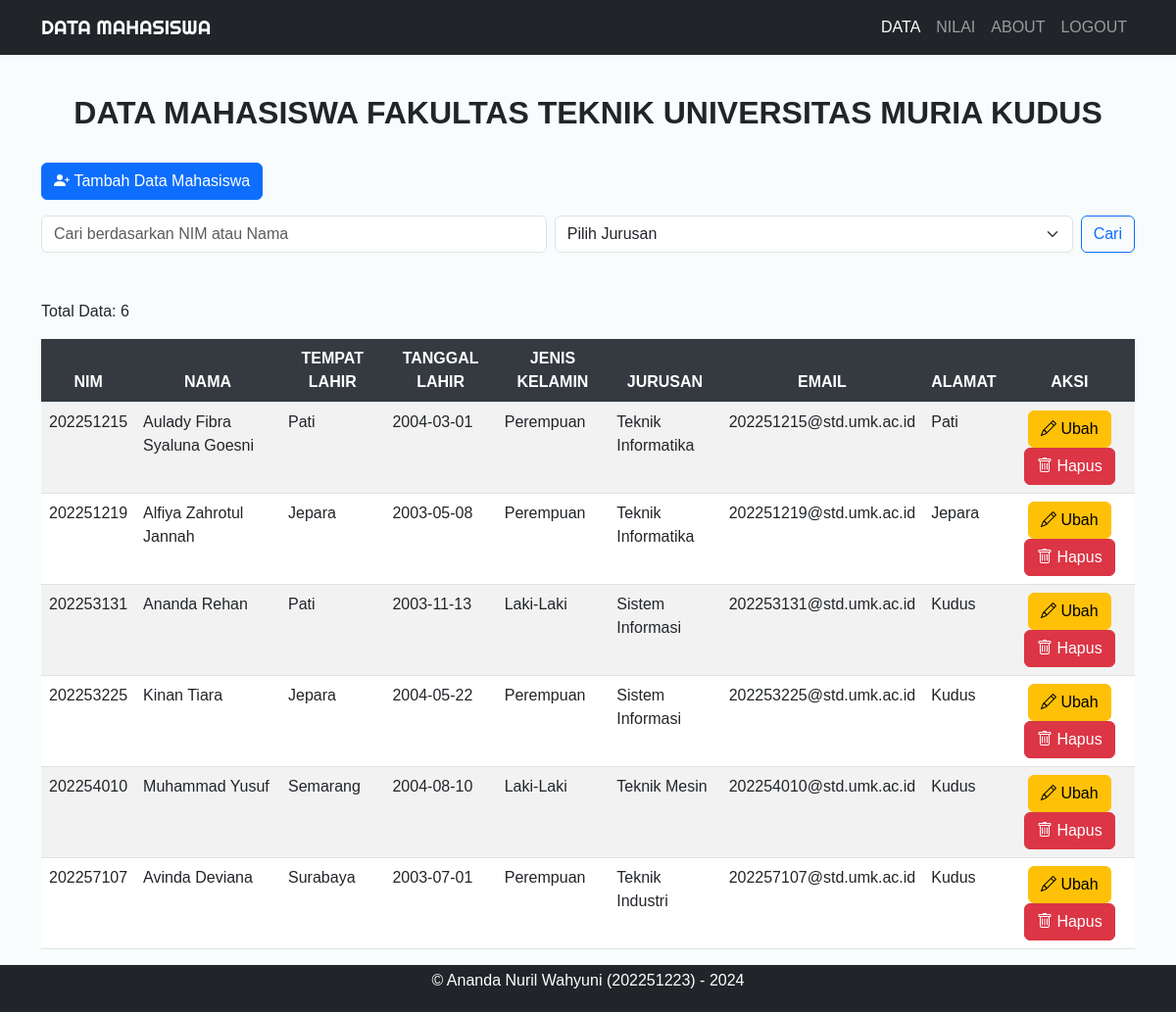
The page /data_mahasiswa/index.php (signed in) on the database its author committed.
### tables this page shows
CREATE TABLE `students` (
  `nim` int(9) NOT NULL,
  `nama` varchar(255) NOT NULL,
  `tempat_lahir` varchar(255) NOT NULL,
  `tanggal_lahir` date NOT NULL,
  `jenis_kelamin` enum('Laki-Laki','Perempuan') NOT NULL,
  `jurusan` varchar(255) NOT NULL,
  `email` varchar(255) NOT NULL,
  `alamat` text NOT NULL
);

### data_mahasiswa/index.php (the view, shortened to what this page needs)
<?php
require 'fungsi.php';
$queryCondition = "1=1";
$query = "SELECT * FROM students WHERE $queryCondition";
$result = mysqli_query($koneksi, $query);
$countQuery = "SELECT COUNT(*) as total FROM students WHERE $queryCondition";
$countResult = mysqli_query($koneksi, $countQuery);
$countData = mysqli_fetch_assoc($countResult);
$totalData = $countData['total'];
?>
<!DOCTYPE html>
<html lang="en">
<head>
    <link href="https://cdn.jsdelivr.net/npm/bootstrap@5.3.3/dist/css/bootstrap.min.css" rel="stylesheet"
>
    <link rel="stylesheet" href="https://cdn.jsdelivr.net/npm/bootstrap-icons@1.11.3/font/bootstrap-icons.min.css">
    <link rel="stylesheet" href="https://cdnjs.cloudflare.com/ajax/libs/twitter-bootstrap/5.3.0/css/bootstrap.min.css">
    <link rel="stylesheet" href="https://cdn.datatables.net/2.0.8/css/dataTables.bootstrap5.css">
    <link rel="stylesheet" href="css/style.css">
</head>
<body>
<nav class="navbar navbar-expand-lg navbar-dark bg-dark text-uppercase fixed-top">
    <div class="container">
        <a class="navbar-brand" href="#">DATA MAHASISWA</a>
        <div class="collapse navbar-collapse" id="navbarNav">
            <ul class="navbar-nav ms-auto">
                <li class="nav-item">
                    <a class="nav-link data" href="index.php">Data</a>
                </li>
                <li class="nav-item">
                    <a class="nav-link" href="nilai.php">Nilai</a>
                </li>
                <li class="nav-item">
                    <a class="nav-link" href="about.php">About</a>
                </li>
                <li class="nav-item">
                    <a class="nav-link" href="logout.php">Logout</a>
                </li>
            </ul>
        </div>
    </div>
</nav>
<div class="container mt-5 pt-4">
    <div class="row">
        <div class="col-md">
            <br>
            <h2 class="text-uppercase text-center fw-bold">DATA MAHASISWA FAKULTAS TEKNIK UNIVERSITAS MURIA KUDUS</h2>
        </div>
    </div>
    <div class="row mt-4">
        <div class="col-md">
            <a href="tambah.php" class="btn btn-primary"><i class="bi bi-person-plus-fill"></i>&nbsp;Tambah Data Mahasiswa</a>
        </div>
    </div>
    <div class="row my-3">
        <div class="col-md">
            <form action="index.php" method="get" class="d-flex">
                <input class="form-control me-2" type="search" name="keyword" placeholder="Cari berdasarkan NIM atau Nama" aria-label="Search" value="<?= isset($_GET['keyword']) ? $_GET['keyword'] : '' ?>">
                <select class="form-select me-2" name="jurusan" aria-label="Jurusan">
                    <option value="">Pilih Jurusan</option>
                </select>
                <button class="btn btn-outline-primary" type="submit">Cari</button>
            </form>
        </div>
    </div>
    <div class="row my-5">
        <div class="col-md">
            <p>Total Data: <?= $totalData; ?></p>
            <table id="example" class="table table-striped" style="width:100%">
                <thead>
                <tr>
                    <th>NIM</th>
                    <th>Nama</th>
                    <th>Tempat Lahir</th>
                    <th>Tanggal Lahir</th>
                    <th>Jenis Kelamin</th>
                    <th>Jurusan</th>
                    <th>Email</th>
                    <th>Alamat</th>
                    <th class="table-actions">Aksi</th>
                </tr>
                </thead>
                <tbody>
                <?php while ($row = mysqli_fetch_assoc($result)) : ?>
                    <tr>
                        <td><?= $row['nim']; ?></td>
                        <td><?= $row['nama']; ?></td>
                        <td><?= $row['tempat_lahir']; ?></td>
                        <td><?= $row['tanggal_lahir']; ?></td>
                        <td><?= $row['jenis_kelamin']; ?></td>
                        <td><?= $row['jurusan']; ?></td>
                        <td><?= $row['email']; ?></td>
                        <td><?= $row['alamat']; ?></td>
                        <td class="table-actions">
                            <a href="ubah.php?nim=<?= $row['nim']; ?>" class="btn btn-warning"><i class="bi bi-pencil"></i>&nbsp;Ubah</a>
                            <a href="hapus.php?nim=<?= $row['nim']; ?>" class="btn btn-danger" onclick="return confirm('Apakah Anda yakin ingin menghapus data ini?');"><i class="bi bi-trash"></i>&nbsp;Hapus</a>
                        </td>
                    </tr>
                <?php endwhile; ?>
                </tbody>
            </table>
        </div>
    </div>
</div>
<footer class="container-fluid bg-dark text-white text-center py-1 fixed-bottom">
    <p>&copy; Ananda Nuril Wahyuni (202251223) - 2024</p>
</footer>
</body>
</html>

### data_mahasiswa/css/style.css (style rules this page uses)
.navbar-brand { font-family: 'Righteous', cursive; }
.nav-link.data { color: white !important; }
body { font-family: 'Gill Sans', 'Gill Sans MT', 'Calibri', 'Trebucket MS', sans-serif; background-color: #f8fcfc; }
footer { padding: 8px, 0; }
th { text-align: center; }
.table-actions { text-align: center; }
.table thead th { background-color: #343a40; color: #ffffff; border-color: #dee2e6; text-align: center; text-transform: uppercase; }

### rows shown on the page
students: nim "202251215", nama "Aulady Fibra Syaluna Goesni", tempat_lahir "Pati", tanggal_lahir "2004-03-01", jenis_kelamin "Perempuan", jurusan "Teknik Informatika", email "202251215@std.umk.ac.id", alamat "Pati"
students: nim "202251219", nama "Alfiya Zahrotul Jannah", tempat_lahir "Jepara", tanggal_lahir "2003-05-08", jenis_kelamin "Perempuan", jurusan "Teknik Informatika", email "202251219@std.umk.ac.id", alamat "Jepara"
students: nim "202253131", nama "Ananda Rehan", tempat_lahir "Pati", tanggal_lahir "2003-11-13", jenis_kelamin "Laki-Laki", jurusan "Sistem Informasi", email "202253131@std.umk.ac.id", alamat "Kudus"
students: nim "202253225", nama "Kinan Tiara", tempat_lahir "Jepara", tanggal_lahir "2004-05-22", jenis_kelamin "Perempuan", jurusan "Sistem Informasi", email "202253225@std.umk.ac.id", alamat "Kudus"
students: nim "202254010", nama "Muhammad Yusuf", tempat_lahir "Semarang", tanggal_lahir "2004-08-10", jenis_kelamin "Laki-Laki", jurusan "Teknik Mesin", email "202254010@std.umk.ac.id", alamat "Kudus"
students: nim "202257107", nama "Avinda Deviana", tempat_lahir "Surabaya", tanggal_lahir "2003-07-01", jenis_kelamin "Perempuan", jurusan "Teknik Industri", email "202257107@std.umk.ac.id", alamat "Kudus"

### other values the page prints
$totalData "6"
